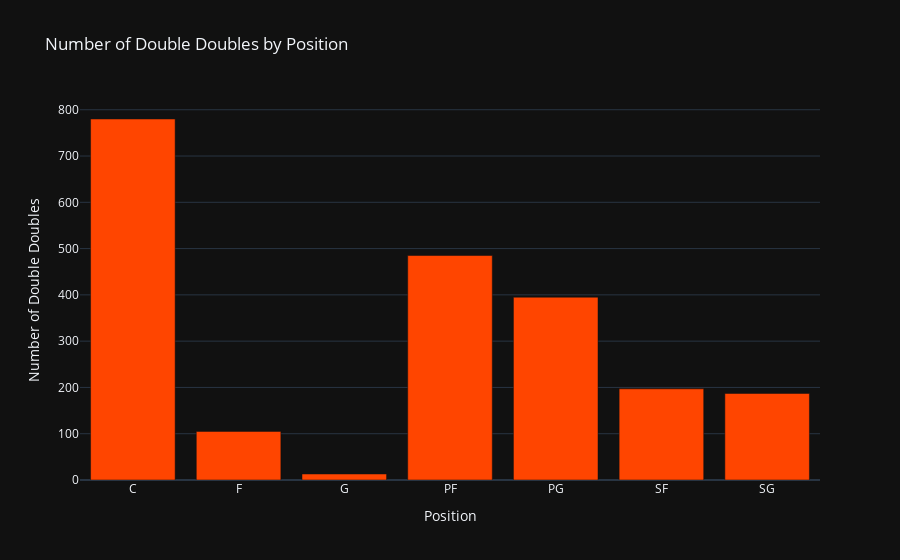

The cell this chart's notebook holds for it:
### Code cell
double_doubles_by_position = df.groupby('Position')['Double_Doubles'].sum().reset_index()
triple_doubles_by_position = df.groupby('Position')['Triple_Doubles'].sum().reset_index()

fig_double_doubles = go.Figure()
fig_double_doubles.add_trace(go.Bar(x=double_doubles_by_position['Position'],
                                   y=double_doubles_by_position['Double_Doubles'],
                                   name='Double Doubles',
                                   marker_color='orangered'))

fig_triple_doubles = go.Figure()
fig_triple_doubles.add_trace(go.Bar(x=triple_doubles_by_position['Position'],
                                   y=triple_doubles_by_position['Triple_Doubles'],
                                   name='Triple Doubles',
                                   marker_color='white'))

fig_double_doubles.update_layout(title='Number of Double Doubles by Position',
                                 xaxis_title='Position',
                                 yaxis_title='Number of Double Doubles',
                                 template='plotly_dark')

fig_triple_doubles.update_layout(title='Number of Triple Doubles by Position',
                                 xaxis_title='Position',
                                 yaxis_title='Number of Triple Doubles',
                                 template='plotly_dark')
fig_double_doubles.show()
fig_triple_doubles.show()

### Figure 1 — Plotly figure (JSON) as saved in the notebook; plotly's stock layout.template omitted (floating-point values rounded to 4 significant figures)
{"data": [{"marker": {"color": "orangered"}, "name": "Double Doubles", "type": "bar", "x": ["C", "F", "G", "PF", "PG", "SF", "SG"], "y": [780, 105, 13, 485, 395, 197, 187]}], "layout": {"title": {"text": "Number of Double Doubles by Position"}, "xaxis": {"title": {"text": "Position"}}, "yaxis": {"title": {"text": "Number of Double Doubles"}}}}
